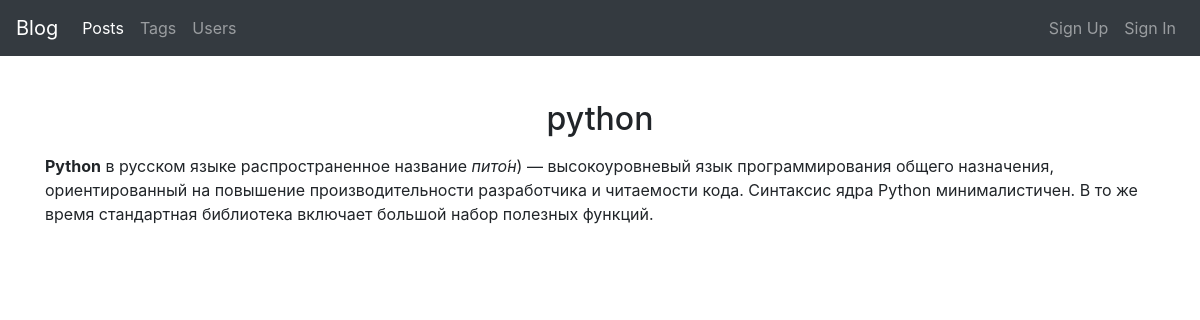
Page /post/python/ on the committed database.
### blogs/models.py (models this page shows, shortened)
class Post(models.Model):
    title = models.CharField(max_length=50)
    slug = models.SlugField(max_length=50, unique=True)
    image = models.ImageField(blank=True, null=True, upload_to='posts/')
    text = RichTextField(blank=True, null=True)
    created = models.DateTimeField(auto_now_add=True)
    tags = models.ManyToManyField(Tag, related_name='posts')
    user = models.ForeignKey(User, on_delete=models.CASCADE, related_name='posts')
    class Meta:
        ordering = ('-created',)

### blogs/views.py (the view)
# urls.py: path('post/<slug:slug>/', Post.as_view(), name='post'),
class Post(DetailView, ViewMixin):
    model = Post
    template_name = 'blogs/post_detail.html'
    context_object_name = 'post'
    active = 'posts'

### common/mixins.py (called while the page is built)
    def get_context_data(self, **kwargs):
        context = super().get_context_data(**kwargs)
        context['active'] = self.active
        return context

### blogs/templates/blogs/post_detail.html (shortened to what this page needs)
{% extends "base.html" %}
{% block content %}
    <h2 class="text-center">{{ post.title }}</h2>
    {{ post.text|safe|linebreaks }}
{% endblock %}

### rows in the picture
Post: title "python", text "Python в русском языке распространенное название пито́н ) — высокоуровневый язык программирования общего назначения, ориентированный на повышение производительности разработчика и читаемости кода. Синтаксис ядра Python минималистичен. В то же время стандартная библиотека включает большой набор полезных функций."
